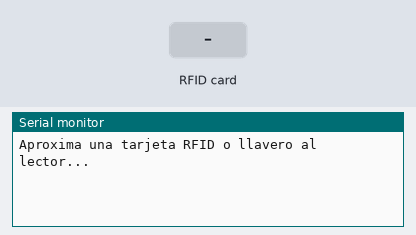
Bench run of a sketch on a simulated Arduino Uno, built with avr-gcc and run on an emulated ATmega328P. On the bench: the last lines printed to the serial monitor. The test bench sets the inputs (shaded band).

Above: at 1.2 s.
1.3 s: RFID card 04 A3 C4 49 62 75 70 held to the reader
At 2.5 s:
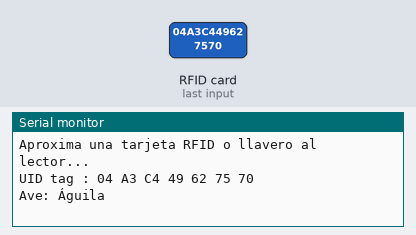
2.8 s: RFID card 5E 7A 19 C4 held to the reader
At 3.7 s:
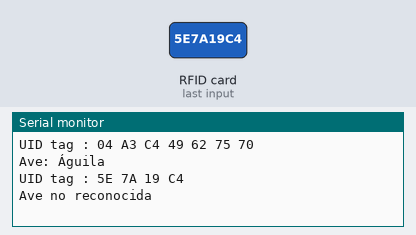

The sketch:

codigo_lector.ino
```cpp
#include <SPI.h>
#include <MFRC522.h>

#define SS_PIN 10
#define RST_PIN 9

MFRC522 mfrc522(SS_PIN, RST_PIN);

void setup() {
  Serial.begin(9600);
  SPI.begin();
  mfrc522.PCD_Init();
  Serial.println("Aproxima una tarjeta RFID o llavero al lector...");
}

void loop() {
  if ( ! mfrc522.PICC_IsNewCardPresent()) {
    return;
  }

  if ( ! mfrc522.PICC_ReadCardSerial()) {
    return;
  }

  Serial.print("UID tag :");
  String content = "";
  for (byte i = 0; i < mfrc522.uid.size; i++) {
    Serial.print(mfrc522.uid.uidByte[i] < 0x10 ? " 0" : " ");
    Serial.print(mfrc522.uid.uidByte[i], HEX);
    content.concat(String(mfrc522.uid.uidByte[i] < 0x10 ? " 0" : " "));
    content.concat(String(mfrc522.uid.uidByte[i], HEX));
  }
  Serial.println();

  content.toUpperCase();
  if (content.substring(1) == "") { //  UID de etiqueta RFID
    Serial.println("Ave: Colibrí");
  } else if (content.substring(1) == "04 A3 C4 49 62 75 70") {
    Serial.println("Ave: Águila");
  } else {
    Serial.println("Ave no reconocida");
  }
}
```

Measured:
- after the input at 1.3 s, the serial monitor: prints a new line at once (image 1)
- after the input at 2.8 s, the serial monitor: prints a new line at once (image 2)
